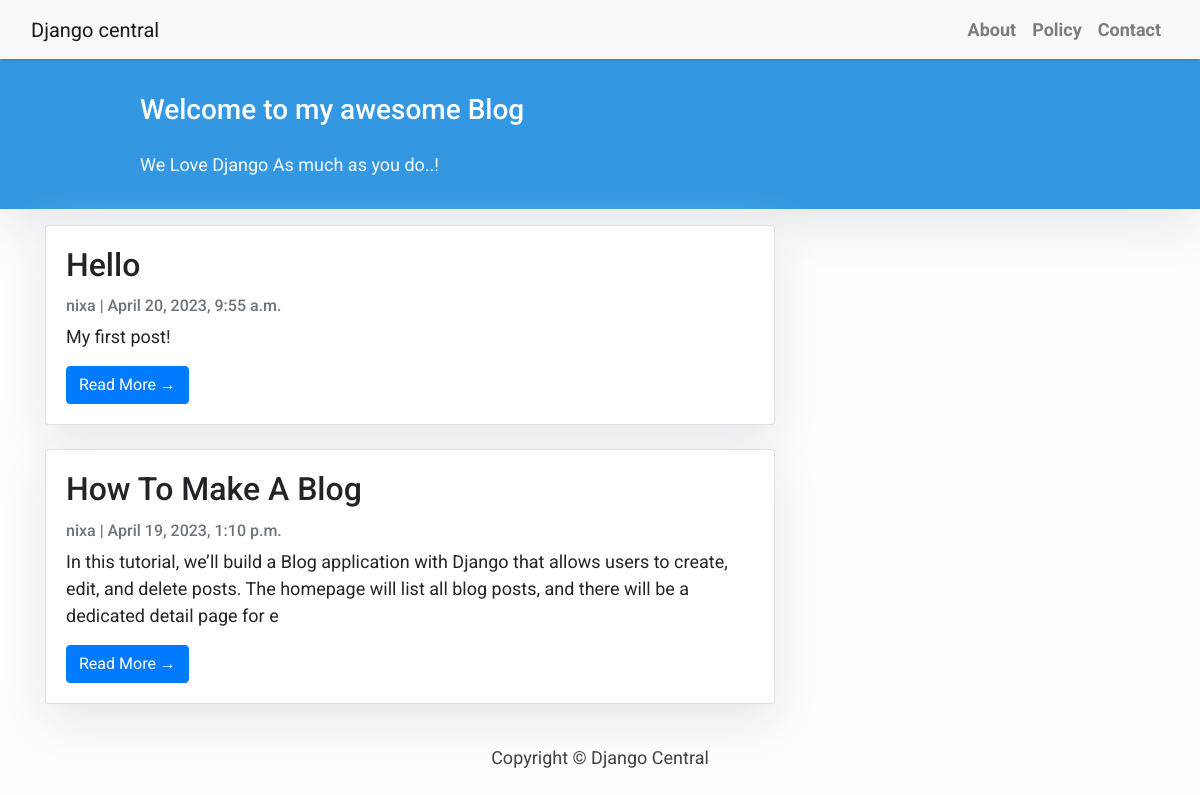
The page / on the database its author committed.
### blog/models.py (models this page shows, shortened)
class Post(models.Model):
    title = models.CharField(max_length=200, unique=True)
    slug = models.SlugField(max_length=200, unique=True)
    author = models.ForeignKey(User, on_delete= models.CASCADE,related_name='blog_posts')
    updated_on = models.DateTimeField(auto_now= True)
    content = models.TextField()
    created_on = models.DateTimeField(auto_now_add=True)
    status = models.IntegerField(choices=STATUS, default=0)
    class Meta:
        ordering = ['-created_on']

### blog/views.py (the view)
# urls.py: path('', views.PostList.as_view(), name='home'),
class PostList(generic.ListView):
    queryset = Post.objects.filter(status=1).order_by('-created_on')
    template_name = 'index.html'

### templates/index.html (shortened to what this page needs)
<html>
{% extends "base.html" %}
{% block content %}
<header class="masthead">
    <div class="container">
        <div class="row">
            <div class=" col-md-8 col-md-10 mx-auto">
                <div class="site-heading">
                    <h3 class=" site-heading my-4 mt-3 text-white"> Welcome to my awesome Blog </h3>
                    <p class="text-light">We Love Django As much as you do..! &nbsp
                    </p>
                </div>
            </div>
        </div>
    </div>
</header>
<div class="container">
    <div class="row">
        <div class="col-md-8 mt-3 left">
            {% for post in post_list %}
            <div class="card mb-4">
                <div class="card-body">
                    <h2 class="card-title">{{ post.title }}</h2>
                    <p class="card-text text-muted h6">{{ post.author }} | {{ post.created_on}} </p>
                    <p class="card-text">{{post.content|slice:":200" }}</p>
                    <a href="{% url 'post_detail' post.slug  %}" class="btn btn-primary">Read More &rarr;</a>
                </div>
            </div>
            {% endfor %}
        </div>
    </div>
</div>
{%endblock%}

### templates/base.html (shortened to what this page needs)
<html>
    <head>
        <link rel="stylesheet" href="https://maxcdn.bootstrapcdn.com/bootstrap/4.0.0/css/bootstrap.min.css"
 />
    </head>
    <body>
        <nav class="navbar navbar-expand-lg navbar-light bg-light shadow" id="mainNav">
            <div class="container-fluid">
                <a class="navbar-brand" href="{% url 'home' %}">Django central</a>
                <div class="collapse navbar-collapse" id="navbarResponsive">
                    <ul class="navbar-nav ml-auto">
                        <li class="nav-item text-black">
                            <a class="nav-link text-black font-weight-bold" href="#">About</a>
                        </li>
                        <li class="nav-item text-black">
                            <a class="nav-link text-black font-weight-bold" href="#">Policy</a>
                        </li>
                        <li class="nav-item text-black">
                            <a class="nav-link text-black font-weight-bold" href="#">Contact</a>
                        </li>
                    </ul>
                </div>
            </div>
        </nav>
        {% block content %}{% endblock content %}
        <footer class="py-3 bg-grey">
            <p class="m-0 text-dark text-center ">Copyright &copy; Django Central</p>
        </footer>
    </body>
</html>

### templates/base.html (style rules this page uses)
body { font-family: "Roboto", sans-serif; font-size: 17px; background-color: #fdfdfd; }
.shadow { box-shadow: 0 4px 2px -2px rgba(0, 0, 0, 0.1); }
.masthead { background: #3398E1; height: auto; padding-bottom: 15px; box-shadow: 0 16px 48px #E3E7EB; padding-top: 10px; }

### templates/index.html (style rules this page uses)
body { font-family: "Roboto", sans-serif; font-size: 18px; background-color: #fdfdfd; }
.card { box-shadow: 0 16px 48px #E3E7EB; }

### rows shown on the page
Post: title "Hello", author "nixa", created_on "April 20, 2023, 9:55 a.m.", content "My first post!"
Post: title "How To Make A Blog", author "nixa", created_on "April 19, 2023, 1:10 p.m.", content "In this tutorial, we’ll build a Blog application with Django that allows users to create, edit, and delete posts. The homepage will list all blog posts, and there will be a dedicated detail page for e"
